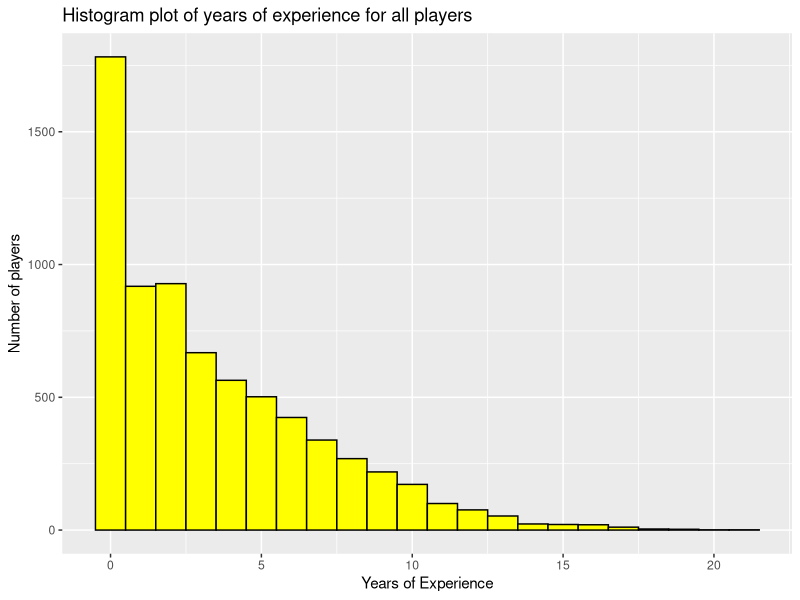
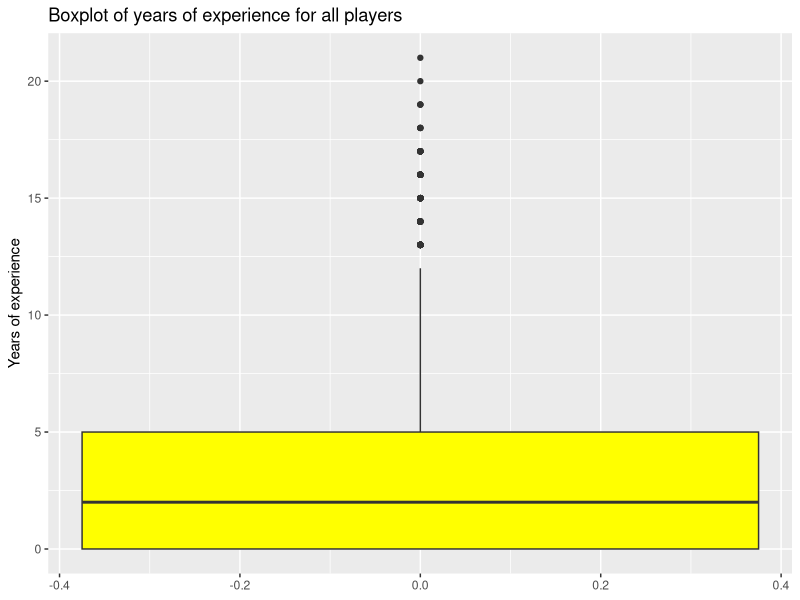
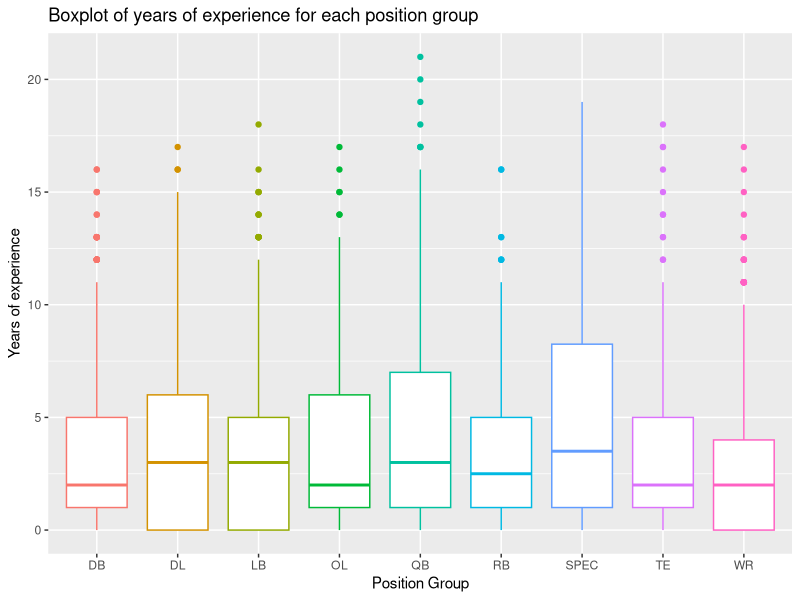

The R source for these figures, in order:
library(ggplot2)

nfl_data = read.csv("dataset/nfl_players_clean.csv")

nfl_data$position_group = as.factor(nfl_data$position_group)
nfl_data$position = as.factor(nfl_data$position)
nfl_data$team_abbr = as.factor(nfl_data$team_abbr)

plt1 <- ggplot(nfl_data) +
  geom_histogram(aes(x=years_of_experience), color="black", fill="yellow", binwidth = 1, show.legend = F) +
  labs(title = "Histogram plot of years of experience for all players") +
  labs(x = "Years of Experience", y="Number of players")

plt2 <- ggplot(nfl_data) +
  geom_boxplot(aes(y=years_of_experience), fill="yellow", show.legend = F) +
  labs(title = "Boxplot of years of experience for all players") +
  labs(y = "Years of experience")

plt3 <- ggplot(nfl_data) +
geom_boxplot(aes(x=position_group, y=years_of_experience, color=position_group), show.legend = F) +
labs(title = "Boxplot of years of experience for each position group") +
labs(x = "Position Group", y = "Years of experience")


print(plt1)
print(plt2)
print(plt3)
